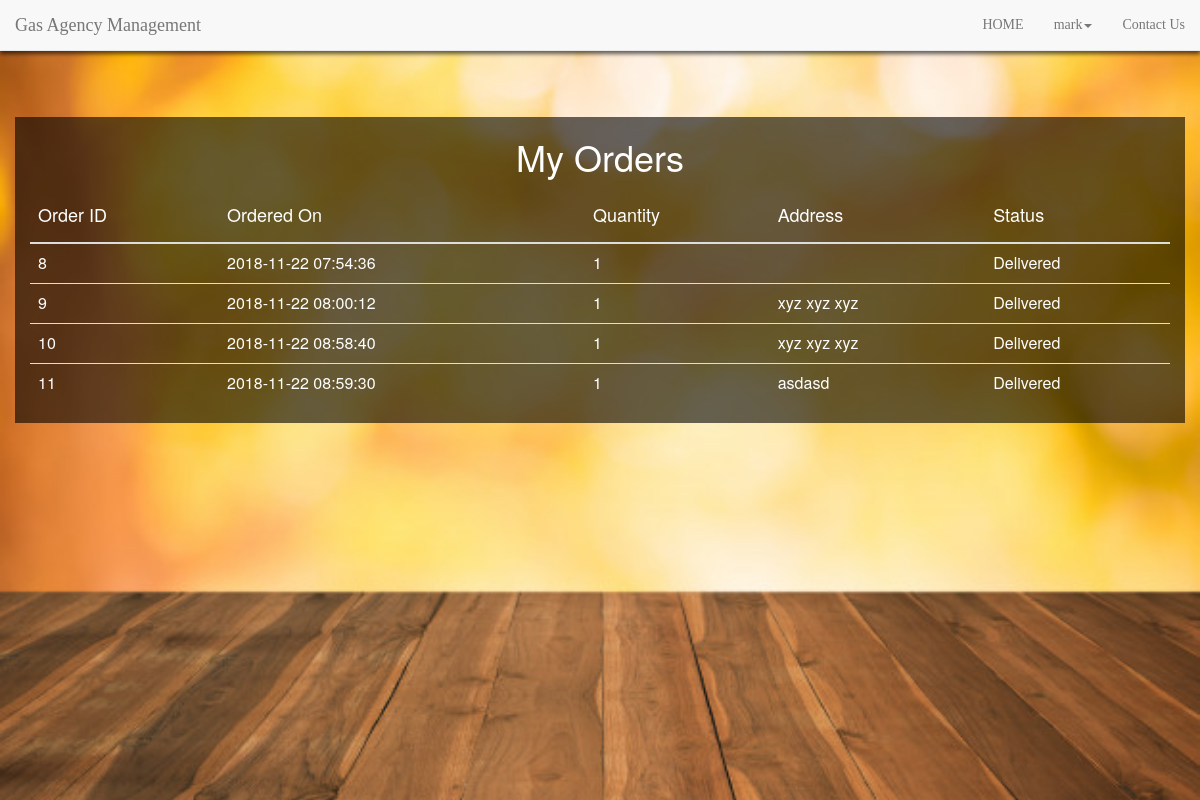
Page /viewMyOrders.php (signed in) on the committed database.
### tables this page shows
CREATE TABLE `orders` (
  `id` int(11) NOT NULL,
  `orderedBy` varchar(10) NOT NULL,
  `quantity` int(11) NOT NULL,
  `addressToD` varchar(250) NOT NULL,
  `status` tinyint(4) NOT NULL,
  `deliveredBy` varchar(20) NOT NULL,
  `agencyId` int(11) NOT NULL,
  `orderedOn` timestamp NOT NULL DEFAULT CURRENT_TIMESTAMP,
  `deliveredOn` varchar(20) NOT NULL
);

### viewMyOrders.php (the view, shortened to what this page needs)
<html>
    <head>
<link href="css/simpleGridTemplate.css" rel="stylesheet" type="text/css">
<link href="css/bootstrap.css" rel="stylesheet" type="text/css">
<link href="css/Animate.css" rel="stylesheet" type="text/css">
<link rel="stylesheet" href="https://use.fontawesome.com/releases/v5.3.1/css/all.css">
<link rel="stylesheet" href="css/bootstrap.min.css">
<link href="css/Animate.css" rel="stylesheet" type="text/css">
<link href="css/animate.min.css" rel="stylesheet" type="text/css">
    </head>
    <body>
        <?php
        include 'navBar.php';
        ?>
        <div class="container-fluid" style="background-image:url(images/bg9.jpg); height: 100vh; background-size: cover; background-position: center;">
            <div class="container-fluid" style="background-color: rgba(0,0,0,0.6); margin-top: 10%; ">
                <h1 style="color: #fff;">My Orders</h1>
                <table class="table " style="color: #fff;">
	<thead>
		<tr>
			<th><h4>Order ID</h4></th>
                        <th><h4>Ordered On</h4></th>
			<th><h4>Quantity</h4></th>
                        <th><h4>Address</h4></th>
			<th><h4>Status</h4></th>
		</tr>
	</thead>
	<tbody>
               <?php
                        include 'connect.php';
               $uid = $_SESSION["uid"];
                             $sql="select * from orders where orderedBy = '$uid'";
                                 $appresult = $conn->query($sql);
                        if ($appresult->num_rows > 0) {
                             while($row = $appresult->fetch_assoc())
                                 {
                                 $id = $row['id'];
                                $oOn=$row['orderedOn'];
                                $quant=$row['quantity'];
                               $add=$row['addressToD'];
                                $status=$row['status'];
                                ?>
                                <tr>
                                    <td><?php echo $id;?></td>
                                    <td><?php echo $oOn;?></td>
                                    <td><?php echo $quant;?></td>
                                    <td><?php echo $add;?></td>
                                    <td><?php if($status == 1){
                                        echo 'Delivered';
                                    }else{
                                       echo "not Delivered";
                                    } ?></td>
                                </tr>
                                <?php
                                 }}
                              ?>
	</tbody>
</table>
      </div>
        </div>
    </body>
</html>

### simpleGridTemplate.css (style rules this page uses)
* { margin: 0px; padding: 0px; box-sizing: border-box; }
body, html { height: 100%; font-family: Oswald-Regular, sans-serif; }
h1,h2,h3,h4,h5,h6 { margin: 0px; }
h1 { font-size:3em; font-weight: 300; line-height:1em; text-align: center; color: #4DC3FA; }

### rows in the picture
orders: id "8", orderedOn "2018-11-22 07:54:36", quantity "1", status "Delivered"
orders: id "9", orderedOn "2018-11-22 08:00:12", quantity "1", addressToD "xyz xyz xyz", status "Delivered"
orders: id "10", orderedOn "2018-11-22 08:58:40", quantity "1", addressToD "xyz xyz xyz", status "Delivered"
orders: id "11", orderedOn "2018-11-22 08:59:30", quantity "1", addressToD "asdasd", status "Delivered"

### other values in the picture
$myusername "mark"
